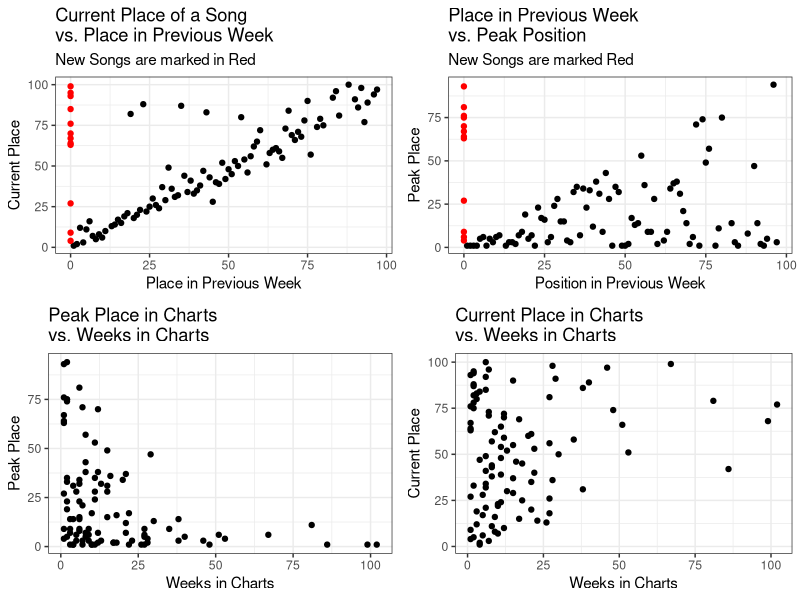
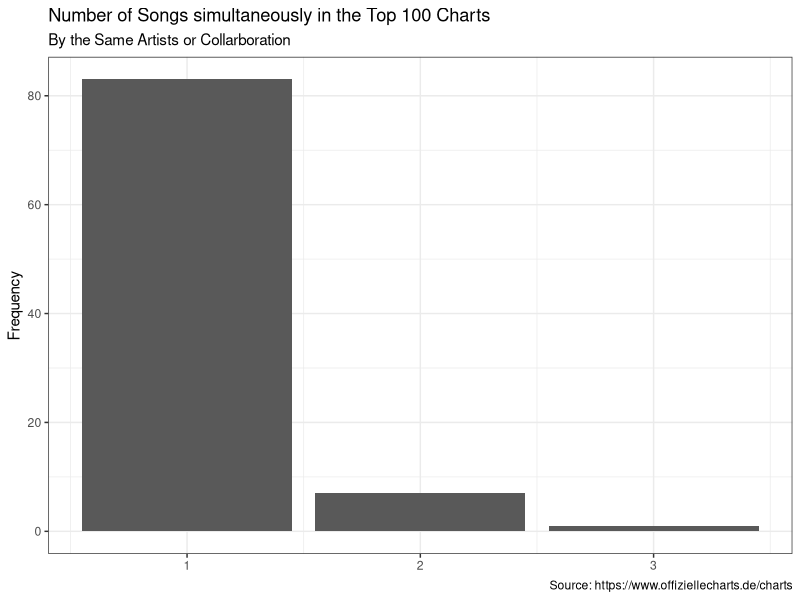
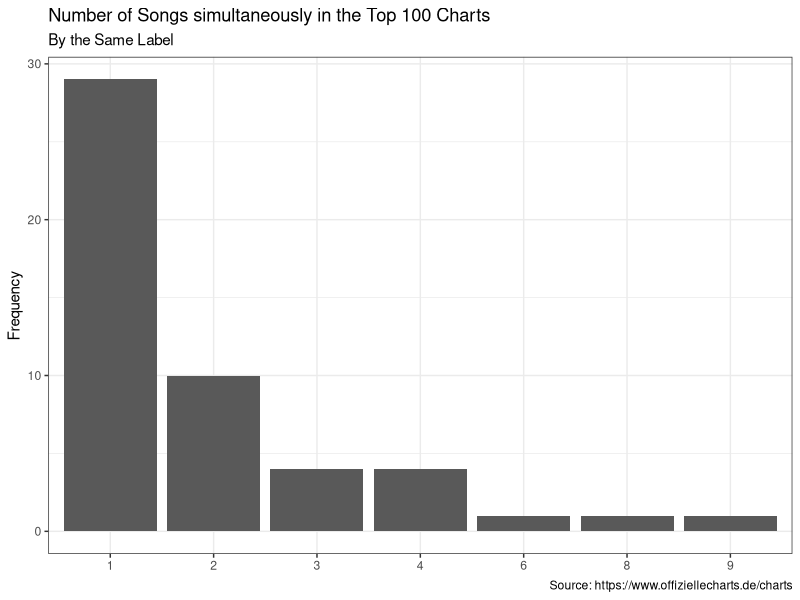

Recreate these plots in R, in order.
## ---- chunk 1
library(ggplot2)
library(gridExtra)
library(readr)
library(dplyr)
chart_scrap <- read_csv('2021-08-06_charts_report.csv')
## ---- chunk 2
#Reporting Figures and Tables
#Scatter Plots
current_v_last <- ggplot(data = chart_scrap,
                                     aes(y = current, x=last_week,
                                     col=ifelse(is.na(last_week), yes = 'NA' , no = 'NonNA')))+
                                      geom_point(aes(y = current, x=last_week_fill),show.legend = F)+
                                      scale_color_manual(values = c('#FF0000','#000000'))+
                                      labs(title = 'Current Place of a Song \nvs. Place in Previous Week',
                                           subtitle = 'New Songs are marked in Red',
                                           y='Current Place', x='Place in Previous Week')+
                                        theme_bw()
weeks_v_peak <- ggplot(data = chart_scrap,
                                             aes(x=weeks_in_charts, y=peak_in_charts))+
                                              geom_point()+
                                              labs(title = 'Peak Place in Charts \nvs. Weeks in Charts',
                                                   x='Weeks in Charts', y='Peak Place')+
                                              theme_bw()
week_v_current <- ggplot(data = chart_scrap, aes(x=weeks_in_charts, y=current))+
                                      geom_point()+
                                      labs(title = 'Current Place in Charts \nvs. Weeks in Charts',
                                           x='Weeks in Charts', y='Current Place')+
                                      theme_bw()
last_v_peak <- ggplot(data = chart_scrap, aes(x=last_week_fill, y=peak_in_charts,
                                                col=ifelse(is.na(last_week), yes = 'NA' , no = 'NonNA')))+
                                    geom_point(show.legend = F)+
                                    labs(title = 'Place in Previous Week \nvs. Peak Position',
                                         subtitle = 'New Songs are marked Red',
                                         x='Position in Previous Week', y='Peak Place')+
                                    scale_color_manual(values = c('#FF0000','#000000'))+
                                    theme_bw()
grid.arrange(current_v_last,last_v_peak, weeks_v_peak,week_v_current, nrow=2)
## ---- chunk 3
chart_scrap%>%
                      count(artist)%>%
                      ggplot(aes(x=n))+
                      geom_bar()+
                      labs(title = 'Number of Songs simultaneously in the Top 100 Charts',
                           subtitle = 'By the Same Artists or Collarboration',
                           y='Frequency',
                           x=NULL,
                           caption = 'Source: https://www.offiziellecharts.de/charts')+
                      theme_bw()
chart_scrap%>%
                        count(artist,sort = T)%>%
                        filter(n>1)%>%
                        knitr::kable()
chart_scrap%>%
                      count(label)%>%
                      ggplot(aes(x=as.factor(n)))+
                      geom_bar()+
                      geom_bar()+
                      labs(title = 'Number of Songs simultaneously in the Top 100 Charts',
                           subtitle = 'By the Same Label',
                           y='Frequency',
                           x=NULL,
                           caption = 'Source: https://www.offiziellecharts.de/charts')+
                      theme_bw()
chart_scrap%>%
                        count(label, sort = T)%>%
                        filter(n>1)%>%
                        knitr::kable()
## ---- chunk 4
#Songs that are currently peaking
chart_scrap%>%
                        filter(current == peak_in_charts)%>%
                        select(artist, title, current)%>%
                        rename(Position = current)%>%
                        knitr::kable()
